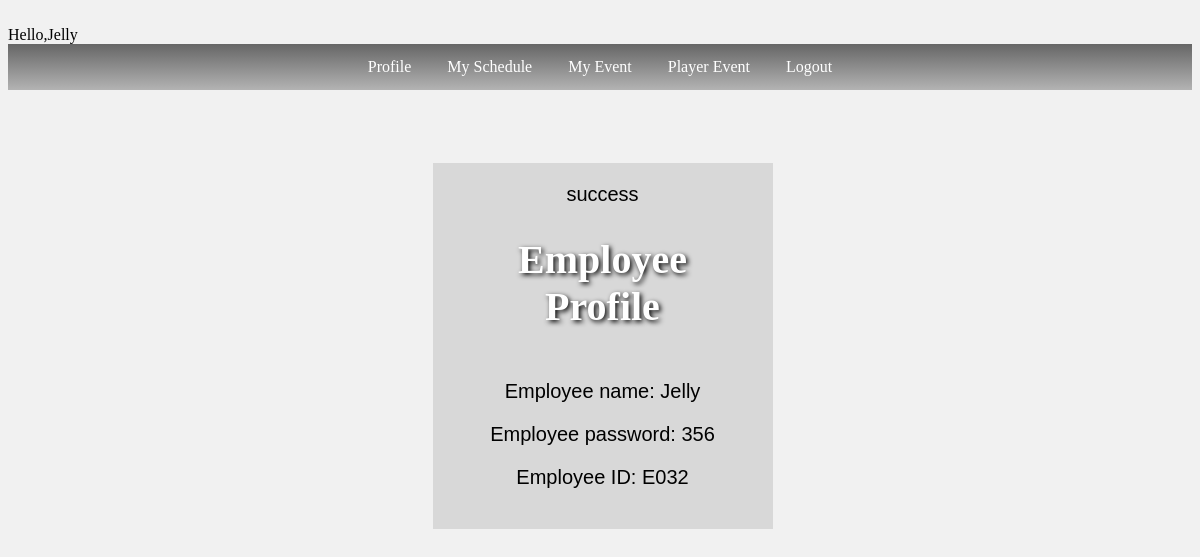
/code/Gprofile_emply.php (signed in), run on the app's committed database.
### tables this page shows
CREATE TABLE `employee_manageby1` (
  `DOB` date DEFAULT NULL,
  `employee_name` varchar(15) DEFAULT NULL,
  `employeeID` varchar(20) NOT NULL,
  `job_title` varchar(15) DEFAULT NULL,
  `password` varchar(20) NOT NULL,
  `type` int(4) NOT NULL
);

### code/functions.php (called while the page is built, shortened)
<?php
function check_login($conn)
{
	if(isset($_SESSION['user_id']))
	{
		$id = $_SESSION['user_id'];
		$query = "select user_name,user_email,password,userID from audience1 where user_email = '$id'
		UNION select employee_name, employeeID,password,type from employee_manageby1 where employeeID = '$id'";
		$result = mysqli_query($conn,$query);
		if($result && mysqli_num_rows($result) > 0)
		{
			$user_data = mysqli_fetch_assoc($result);
			return $user_data;
		}
	}
	die;
}
?>

### code/Gprofile_emply.php (the view, shortened to what this page needs)
<?php
include_once 'staff.php';
?>
<!DOCTYPE html>
<html>
<head>
</head>
<body>
<link rel="stylesheet" href="mystyle.css" style type="text/css" />
	<div id="box">
    <form method="post">
        <?php
        $id = $user_data['user_email'];
          $emply_query = "SELECT * FROM Employee_ManageBy1 where employeeID ='$id' ";
          $emply_result = mysqli_query($conn,$emply_query);
           if($emply_result && mysqli_num_rows($emply_result) > 0)
           {
              echo"success";
              $fetch = mysqli_fetch_assoc($emply_result);
           }
        ?>
        <h1>Employee Profile</h1>
        <p>Employee name: <?php echo $fetch['employee_name']; ?></p>
        <p>Employee password: <?php echo $fetch['password']; ?></p>
        <p>Employee ID: <?php echo $fetch['employeeID']; ?></p>
		</form>
	</div>
</body>
</html>

### code/mystyle.css (style rules this page uses)
h1 { font-family: Georgia, "Times New Roman", Times, serif; font-size: 40px; color: white; text-shadow: 2px 2px 5px black; padding: 30px; margin: 0px; text-align: center; }
body { background-color:#f1f1f1; }
#box { background-color: rgb(216, 216, 216); margin: auto; width: 300px; padding: 20px; text-align: center; }

### data on the page
employee_manageby1: employee_name "Jelly", password "356", employeeID "E032"

### other printed values
$user_data['user_name'] "Jelly"
